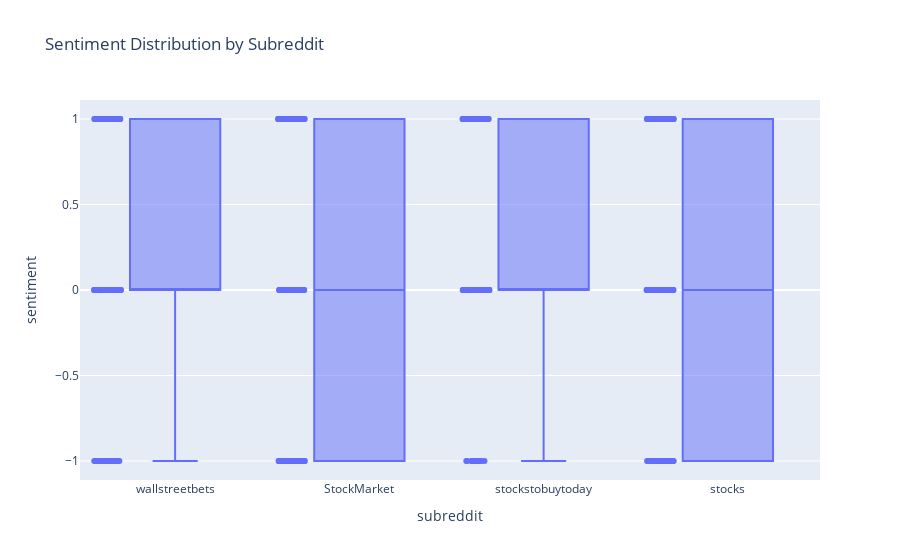

The notebook cell saved with this chart:
### Markdown cell above
### 6. Generating meaningful visualizations

### Code cell
# 1. Sentiment distribution by Subreddit. In this plot, I use a box diagram to show to what sentiment is most inclined each subreddit.

# In this case, "wallstreetbets" and "stockstobuytoday" are more inclined to a positive sentiment.
# However, with a bigger dataset, we might see a better look on the inclinations for each subreddit, since the distribution is irregular.

print(df.value_counts('subreddit'))

fig = px.box(df, x="subreddit", y="sentiment",
             title="Sentiment Distribution by Subreddit",
             points="all")
fig.show()

### Figure 1 — Plotly figure (JSON) as saved in the notebook; plotly's stock layout.template omitted (floating-point values rounded to 4 significant figures; data arrays with more than 128 entries replaced by an {"elided": "..."} marker saying what was removed)
{"data": [{"alignmentgroup": "True", "boxpoints": "all", "hovertemplate": "subreddit=%{x}<br>sentiment=%{y}<extra></extra>", "legendgroup": "", "marker": {"color": "#636efa"}, "name": "", "notched": false, "offsetgroup": "", "orientation": "v", "showlegend": false, "type": "box", "x": {"elided": "847 str values"}, "x0": " ", "xaxis": "x", "y": {"elided": "847 float values"}, "y0": " ", "yaxis": "y"}], "layout": {"boxmode": "group", "legend": {"tracegroupgap": 0}, "title": {"text": "Sentiment Distribution by Subreddit"}, "xaxis": {"anchor": "y", "domain": [0, 1], "title": {"text": "subreddit"}}, "yaxis": {"anchor": "x", "domain": [0, 1], "title": {"text": "sentiment"}}}}
